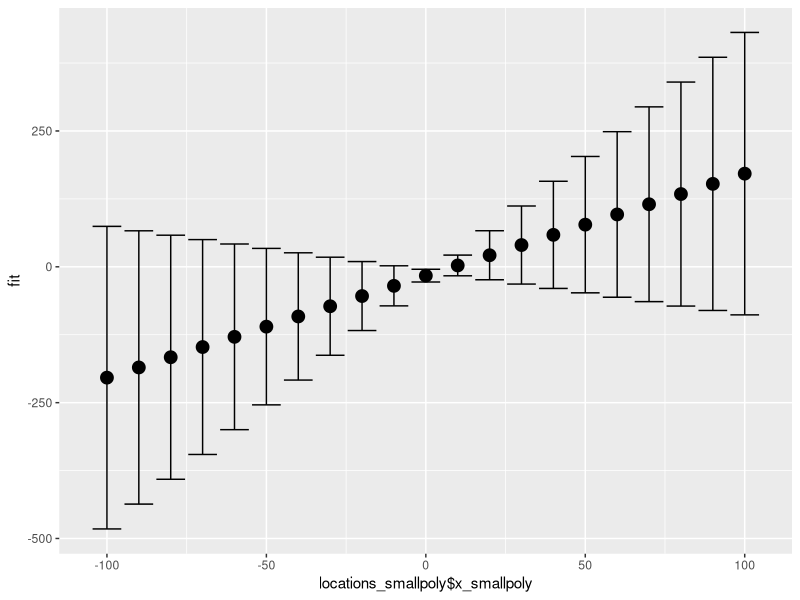
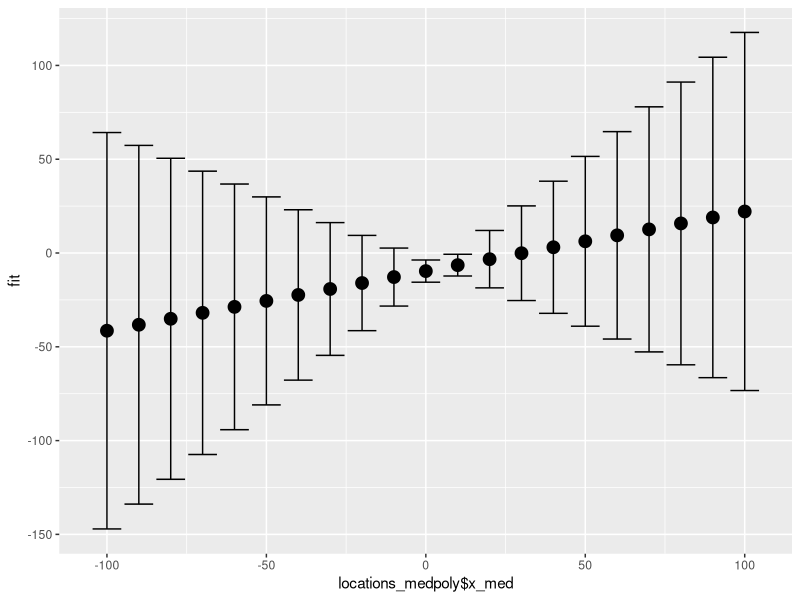
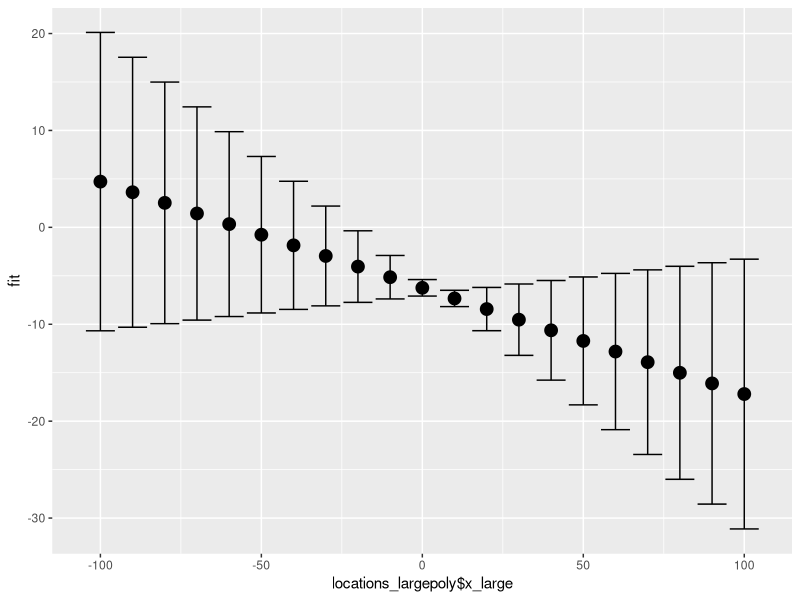
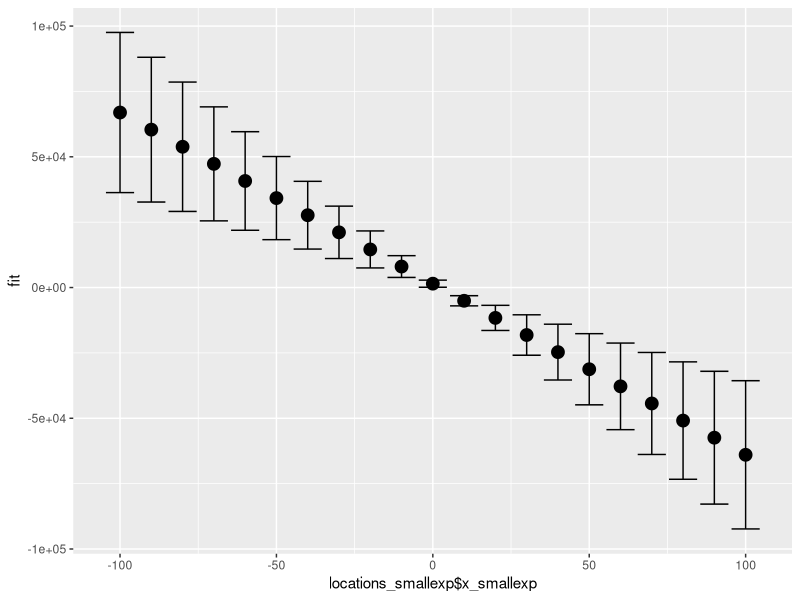
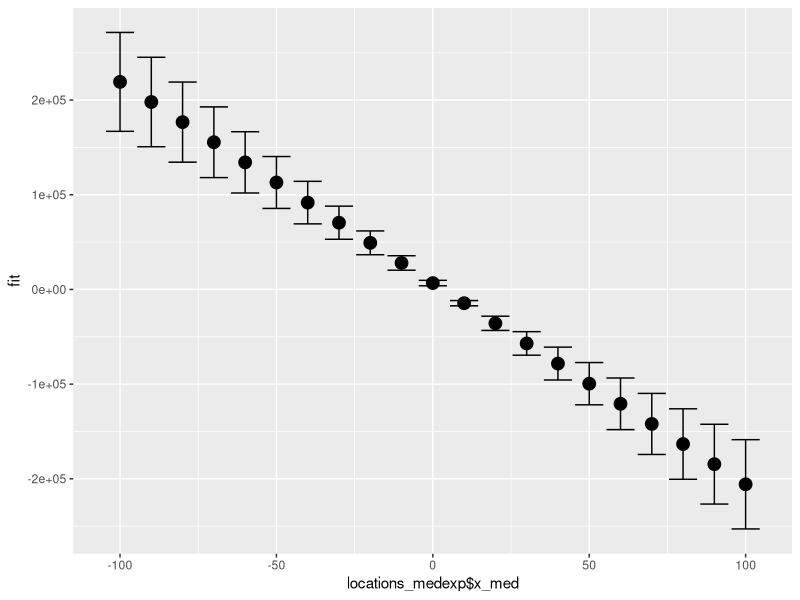
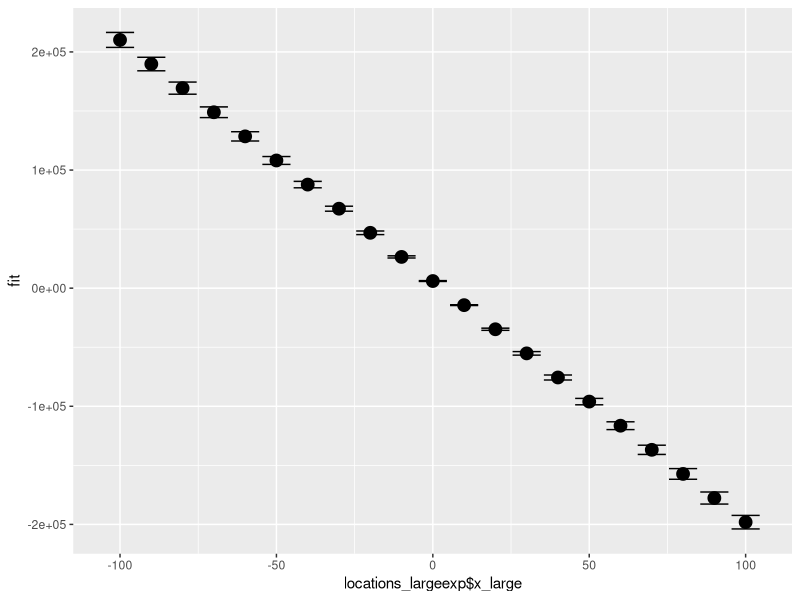
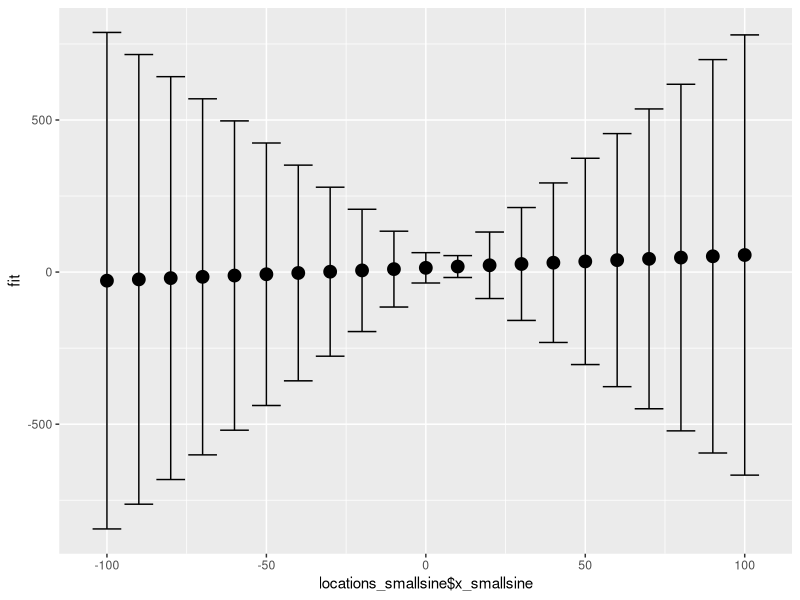
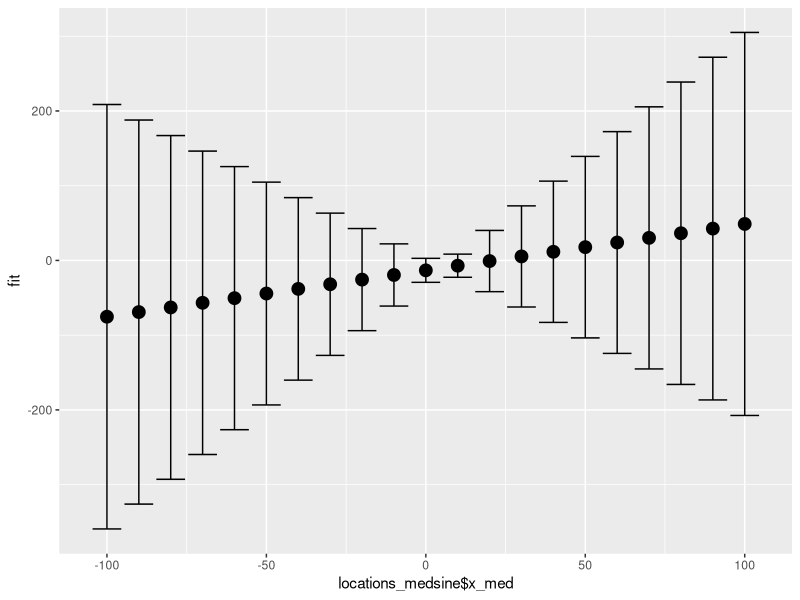

Write R code to recreate these figures, in order.
## ---- chunk 1
knitr::opts_chunk$set(echo = TRUE)
## ---- chunk 2
require(ggplot2)
## ---- chunk 3
check_violations <- function(sample_size, orig_new_obsv, violation_name, violation_func, sigma_sq, orig_x) {
    
    if (violation_name == "None") {
      x <- orig_x
      new_obsv <- orig_new_obsv
      eps <- rnorm(sample_size, mean = 0, sd = sqrt(sigma_sq))
      return(list(x,new_obsv,eps))
    }
    if (violation_name == "Nonlinear relationship") {
      x <- violation_func(orig_x)
      new_obsv <- violation_func(orig_new_obsv)
      eps <- rnorm(sample_size, mean = 0, sd = sqrt(sigma_sq))
      return(list(x,new_obsv,eps))
    }
    if (violation_name == "Non-normal errors") {
      if (violation_func == "Gamma") {
        x <- orig_x
        new_obsv <- orig_new_obsv
        eps_alpha <- 2
        eps_beta <- 1/4
        eps <- (rgamma(sample_size, shape = eps_alpha, scale = eps_beta) - eps_alpha * eps_beta) * 2
        return(list(x,new_obsv,eps))
      }
      if (violation_func == "Poisson") {
        x <- orig_x
        new_obsv <- orig_new_obsv
        lambda <- 4
        eps <- (rpois(sample_size, lambda) - lambda) * 2
        return(list(x,new_obsv,eps))
      }
    }
    if (violation_name == "Heterogeneous variances"){
      x <- orig_x
      new_obsv <- orig_new_obsv
      eps <- rnorm(sample_size, mean = 0, sd = violation_func(x))
      return(list(x,new_obsv,eps))
  }
}


# function that will run simulations, violating a specific assumption
run_simulations <- function(num_runs, sample_size, num_new_obsv, violation, violation_func, parameters, sigma_sq) {
  
  sim_results <- data.frame(bad_prediction_rate = 0,
                            bad_b0_rate = 0, 
                            bad_b1_rate = 0, 
                            average_mse = 0, 
                            insignificant_b0_rate = 0, 
                            insignificant_b1_rate = 0)

  b0 <- parameters[1]
  b1 <- parameters[2]
  
  for (i in 1:num_runs) {
    x <- runif(sample_size, 0, 10)
    new_obsv <- runif(num_new_obsv, 0, 10)
    
    violated_data <- check_violations(sample_size, new_obsv, violation, violation_func, sigma_sq, x)
    violated_x <- violated_data[[1]]
    violated_new_obsv <- violated_data[[2]]
    eps <- violated_data[[3]]
    
    y <- b0 + b1 * violated_x + eps
    exp_val_y <- b0 + b1 * violated_new_obsv
    
    # fit a linear model using the simulated data
    my_lm <- lm(y ~ x)
    
    # predict y for new values of x using the fitted linear model
    y_hat_ci <- predict(my_lm, newdata = data.frame(x = new_obsv), interval = "confidence")
    # check whether the confidence interval actually captures the expected value of y from the true model
    bad_predictions <- num_new_obsv - sum((exp_val_y >= y_hat_ci[,2]) & (exp_val_y <= y_hat_ci[,3]))
    sim_results$bad_prediction_rate <- sim_results$bad_prediction_rate + bad_predictions
    
    # get confidence iterval for beta hat
    beta_ci <- confint(my_lm)
    # check whether the true value for the betas is caputured in the confidence interval
    good_betas <- ((parameters >= beta_ci[,1]) & (parameters <= beta_ci[,2]))
    if (good_betas[1] == FALSE) sim_results$bad_b0_rate <- sim_results$bad_b0_rate + 1
    if (good_betas[2] == FALSE) sim_results$bad_b1_rate <- sim_results$bad_b1_rate + 1
    
    # add the mse to the sum of MSE for all runs (to be averaged at the end)
    sim_results$average_mse <- sim_results$average_mse + (anova(my_lm)$'Mean Sq'[2])
    
    
    # check which beta_hats are significant based on the p-values
    p_vals <- summary(my_lm)$coeff[,4]
    if (p_vals[1] > .05) sim_results$insignificant_b0_rate <- sim_results$insignificant_b0_rate + 1
    if (p_vals[2] > .05) sim_results$insignificant_b1_rate <- sim_results$insignificant_b1_rate + 1
  }
  sim_results$bad_prediction_rate <- sim_results$bad_prediction_rate/(num_new_obsv*num_runs)
  sim_results[,2:6] <- sim_results[,2:6]/num_runs

  return(sim_results)
  
}
## ---- chunk 4
#part e, name the normal func & nonnormal func & randomly call it
my.simulation <- function(n, b0, b1){
  choices.simulation <- c("normal", "nonnormal")
  random.choice <- sample(choices.simulation, 1)
  if (random.choice == "normal"){
    return(normal_func)
  }
  else{
    return(nonnormal_func)
  }
}
## ---- chunk 5
set.seed(1)
# Sample code to get started
n_small <- 20
n_med <- 100
n_large <- 5000
locations <- c(-10:10)*10
## ---- chunk 6
num_runs <- 100
num_new_obsv <- 20
parameters <- c(10,2)
sigma_sq <- 4
## ---- chunk 7
poly_func <- function(x) (x-5)^2
poly_small_results <- run_simulations(num_runs,
                                      n_small, 
                                      num_new_obsv, 
                                      violation = "Nonlinear relationship", 
                                      violation_func = poly_func, 
                                      parameters, 
                                      sigma_sq)

poly_med_results <-run_simulations(num_runs,
                                   n_med, 
                                   num_new_obsv, 
                                   violation =  "Nonlinear relationship", 
                                   violation_func = poly_func, 
                                   parameters, 
                                   sigma_sq)

poly_large_results <-run_simulations(num_runs, 
                                     n_large, 
                                     num_new_obsv, 
                                     violation =  "Nonlinear relationship", 
                                     violation_func = poly_func, 
                                     parameters, 
                                     sigma_sq)
polynomial_results <- rbind(small_samp = poly_small_results, 
                            med_samp = poly_med_results, 
                            large_samp = poly_large_results)
polynomial_results
## ---- chunk 8
exp_small_results <- run_simulations(num_runs,
                                     n_small, 
                                     num_new_obsv, 
                                     violation =  "Nonlinear relationship", 
                                     violation_func = exp, 
                                     parameters, 
                                     sigma_sq)

exp_med_results <-run_simulations(num_runs, 
                                  n_med, 
                                  num_new_obsv, 
                                  violation =  "Nonlinear relationship",
                                  violation_func = exp, 
                                  parameters, 
                                  sigma_sq)

exp_large_results <-run_simulations(num_runs,
                                    n_large, 
                                    num_new_obsv, 
                                    violation =  "Nonlinear relationship", 
                                    violation_func = exp, 
                                    parameters, 
                                    sigma_sq)

exponential_results <- rbind(small_samp = exp_small_results,
                             med_samp = exp_med_results, 
                             large_samp = exp_large_results)
exponential_results
## ---- chunk 9
sin_small_results <- run_simulations(num_runs, 
                                     n_small, 
                                     num_new_obsv, 
                                     violation =  "Nonlinear relationship", 
                                     violation_func = sin, 
                                     parameters, 
                                     sigma_sq)

sin_med_results <- run_simulations(num_runs, 
                                   n_med, 
                                   num_new_obsv, 
                                   violation =  "Nonlinear relationship", 
                                   violation_func = sin, 
                                   parameters, 
                                   sigma_sq)

sin_large_results <- run_simulations(num_runs, 
                                     n_large, 
                                     num_new_obsv, 
                                     violation =  "Nonlinear relationship", 
                                     violation_func = sin, 
                                     parameters, 
                                     sigma_sq)

sinusoidal_results <- rbind(small_samp = sin_small_results, 
                            med_samp = sin_med_results, 
                            large_samp = sin_large_results)
sinusoidal_results
## ---- chunk 10
log_small_results <- run_simulations(num_runs, 
                                     n_small, 
                                     num_new_obsv, 
                                     violation =  "Nonlinear relationship", 
                                     violation_func = log,
                                     parameters, 
                                     sigma_sq)

log_med_results <- run_simulations(num_runs, 
                                   n_med, 
                                   num_new_obsv, 
                                   violation =  "Nonlinear relationship", 
                                   violation_func = log, 
                                   parameters, 
                                   sigma_sq)

log_large_results <- run_simulations(num_runs, 
                                     n_large, 
                                     num_new_obsv, 
                                     violation =  "Nonlinear relationship", 
                                     violation_func = log, 
                                     parameters, 
                                     sigma_sq)

logarithmic_results <- rbind(small_samp = log_small_results, 
                             med_samp = log_med_results, 
                             large_samp = log_large_results)
logarithmic_results
## ---- chunk 11
# TODO: randomize these for part e
b0 <- 10
b1 <- 2

# small sample size
x_smallpoly <- runif(n_small, 0, 10)
eps_smallpoly <- 3 * rnorm(n_small)
y_smallpoly <- b0 - b1 * (x_smallpoly - 5)^2 + eps_smallpoly


# med sample size
x_medpoly <- runif(n_med, 0, 10)
eps_medpoly <- 3 * rnorm(n_med)
y_medpoly <- b0 - b1 * (x_medpoly - 5)^2 + eps_medpoly

# lrg sample size
x_largepoly <- runif(n_large, 0, 10)
eps_largepoly <- 3 *rnorm(n_large)
y_largepoly <- b0 - b1 * (x_largepoly - 5)^2 + eps_largepoly

y_test <- b0 + b1 *x_largepoly + eps_largepoly
lm_test <- lm(y_test ~ x_largepoly)
anova(lm_test)
# part c, for each simulation:
# predict y-hat at several different locations using a confidence interval
locations_smallpoly <- data.frame(x_smallpoly = locations)

lm_smallpoly <- lm(y_smallpoly ~ x_smallpoly)
yhat_smallpoly <- predict.lm(lm_smallpoly, newdata=locations_smallpoly, interval="confidence") # predict y_hat
(yhat_smallpoly)
summary(lm_smallpoly)$coef  # model coefficients
(confint(lm_smallpoly))
(anova(lm_smallpoly)$'Mean Sq'[2]) # MSE
(summary(lm_smallpoly)$coeff[,4]) # p-vals of our coeffs
## ---- chunk 12
locations_medpoly <- data.frame(x_medpoly = locations)
lm_medpoly <- lm(y_medpoly ~ x_medpoly)
yhat_medpoly <- predict.lm(lm_medpoly, newdata=locations_medpoly, interval="confidence")
(yhat_medpoly)
summary(lm_medpoly)$coef
(confint(lm_medpoly))
(anova(lm_medpoly)$'Mean Sq'[2])
(summary(lm_medpoly)$coeff[,4])
## ---- chunk 13
locations_largepoly <- data.frame(x_largepoly = locations)
lm_largepoly <- lm(y_largepoly ~ x_largepoly)
yhat_largepoly <- predict.lm(lm_largepoly, newdata=locations_largepoly, interval="confidence")
## ---- chunk 14
summary(lm_largepoly)$coef
(confint(lm_largepoly))
(anova(lm_largepoly)$'Mean Sq'[2])
(summary(lm_largepoly)$coeff[,4])
## ---- chunk 15
yhat_smallpoly <- data.frame(yhat_smallpoly)

ggplot(yhat_smallpoly, aes(x =locations_smallpoly$x_smallpoly, y = fit)) +
  geom_point(size = 4) +
  geom_errorbar(aes(ymax = yhat_smallpoly$upr, ymin = yhat_smallpoly$lwr))


yhat_medpoly <- data.frame(yhat_medpoly)

ggplot(yhat_medpoly, aes(x =locations_medpoly$x_med, y = fit)) +
  geom_point(size = 4) +
  geom_errorbar(aes(ymax = yhat_medpoly$upr, ymin = yhat_medpoly$lwr))


yhat_largepoly <- data.frame(yhat_largepoly)

ggplot(yhat_largepoly, aes(x =locations_largepoly$x_large, y = fit)) +
  geom_point(size = 4) +
  geom_errorbar(aes(ymax = yhat_largepoly$upr, ymin = yhat_largepoly$lwr))
## ---- chunk 16
# TODO: randomize these for part e
b0 <- 10
b1 <- 2

# small sample size
x_smallexp <- runif(n_small, 0, 10)
eps_smallexp <- 3 * rnorm(n_small)
y_smallexp <- b0 - b1 * exp(x_smallexp) + eps_smallexp


# med sample size
x_medexp <- runif(n_med, 0, 10)
eps_medexp <- 3 * rnorm(n_med)
y_medexp <- b0 - b1 * exp(x_medexp) + eps_medexp

# lrg sample size
x_largeexp <- runif(n_large, 0, 10)
eps_largeexp <- 3 * rnorm(n_large)
y_largeexp <- b0 - b1 * exp(x_largeexp) + eps_largeexp

# part c, for each simulation:
# predict y-hat at several different locations using a confidence interval.
locations_smallexp <- data.frame(x_smallexp = locations)

lm_smallexp <- lm(y_smallexp ~ x_smallexp)
yhat_smallexp <- predict.lm(lm_smallexp, newdata=locations_smallexp, interval="confidence") # predict y_hat

summary(lm_smallexp)$coef  # model coefficients
(confint(lm_smallexp))
(anova(lm_smallexp)$'Mean Sq'[2]) # MSE
(summary(lm_smallexp)$coeff[,4])  # p-vals of our coeffs
## ---- chunk 17
locations_medexp <- data.frame(x_medexp = locations)
lm_medexp <- lm(y_medexp ~ x_medexp)
yhat_medexp <- predict.lm(lm_medexp, newdata=locations_medexp, interval="confidence")
(yhat_medexp)
summary(lm_medexp)$coef
(confint(lm_medexp))
(anova(lm_medexp)$'Mean Sq'[2])
(summary(lm_medexp)$coeff[,4])
## ---- chunk 18
locations_largeexp <- data.frame(x_largeexp = locations)
lm_largeexp <- lm(y_largeexp ~ x_largeexp)
yhat_largeexp <- predict.lm(lm_largeexp, newdata=locations_largeexp, interval="confidence")
## ---- chunk 19
summary(lm_largeexp)$coef
(confint(lm_largeexp))
(anova(lm_largeexp)$'Mean Sq'[2])
(summary(lm_largeexp)$coeff[,4])
## ---- chunk 20
yhat_smallexp <- data.frame(yhat_smallexp)

ggplot(yhat_smallexp, aes(x =locations_smallexp$x_smallexp, y = fit)) +
  geom_point(size = 4) +
  geom_errorbar(aes(ymax = yhat_smallexp$upr, ymin = yhat_smallexp$lwr))


yhat_medexp <- data.frame(yhat_medexp)

ggplot(yhat_medexp, aes(x =locations_medexp$x_med, y = fit)) +
  geom_point(size = 4) +
  geom_errorbar(aes(ymax = yhat_medexp$upr, ymin = yhat_medexp$lwr))


yhat_largeexp <- data.frame(yhat_largeexp)

ggplot(yhat_largeexp, aes(x =locations_largeexp$x_large, y = fit)) +
  geom_point(size = 4) +
  geom_errorbar(aes(ymax = yhat_largeexp$upr, ymin = yhat_largeexp$lwr))
## ---- chunk 21
# TODO: randomize these for part e
b0 <- 0
b1 <- 20*pi

# small sample size
x_smallsine <- runif(n_small, 0, 10)
eps_smallsine <- 3 * rnorm(n_small)
y_smallsine <- b0 + b1 * sin(x_smallsine) + eps_smallsine


# med sample size
x_medsine <- runif(n_med, 0, 10)
eps_medsine <- 3 * rnorm(n_med)
y_medsine <- b0 - b1 * sin(x_medsine) + eps_medsine

# lrg sample size
x_largesine <- runif(n_large, 0, 10)
eps_largesine <- 3 * rnorm(n_large)
y_largesine <- b0 - b1 * sin(x_largesine) + eps_largesine

# part c, for each simulation:
# predict y-hat at several different locations using a confidence interval.
locations_smallsine <- data.frame(x_smallsine = locations)

lm_smallsine <- lm(y_smallsine ~ x_smallsine)
yhat_smallsine <- predict.lm(lm_smallsine, newdata=locations_smallsine, interval="confidence") # predict y_hat

summary(lm_smallsine)$coef  # model coefficients
(confint(lm_smallsine))
(anova(lm_smallsine)$'Mean Sq'[2]) # MSE
(summary(lm_smallsine)$coeff[,4])  # p-vals of our coeffs
## ---- chunk 22
locations_medsine <- data.frame(x_medsine = locations)
lm_medsine <- lm(y_medsine ~ x_medsine)
yhat_medsine <- predict.lm(lm_medsine, newdata=locations_medsine, interval="confidence")
(yhat_medsine)
summary(lm_medsine)$coef
(confint(lm_medsine))
(anova(lm_medsine)$'Mean Sq'[2])
(summary(lm_medsine)$coeff[,4])
## ---- chunk 23
locations_largesine <- data.frame(x_largesine = locations)
lm_largesine <- lm(y_largesine ~ x_largesine)
yhat_largesine <- predict.lm(lm_largesine, newdata=locations_largesine, interval="confidence")
## ---- chunk 24
summary(lm_largesine)$coef
(confint(lm_largesine))
(anova(lm_largesine)$'Mean Sq'[2])
(summary(lm_largesine)$coeff[,4])
## ---- chunk 25
yhat_smallsine <- data.frame(yhat_smallsine)

ggplot(yhat_smallsine, aes(x =locations_smallsine$x_smallsine, y = fit)) +
  geom_point(size = 4) +
  geom_errorbar(aes(ymax = yhat_smallsine$upr, ymin = yhat_smallsine$lwr))


yhat_medsine <- data.frame(yhat_medsine)

ggplot(yhat_medsine, aes(x =locations_medsine$x_med, y = fit)) +
  geom_point(size = 4) +
  geom_errorbar(aes(ymax = yhat_medsine$upr, ymin = yhat_medsine$lwr))


yhat_largesine <- data.frame(yhat_largesine)

ggplot(yhat_largesine, aes(x =locations_largesine$x_large, y = fit)) +
  geom_point(size = 4) +
  geom_errorbar(aes(ymax = yhat_largesine$upr, ymin = yhat_largesine$lwr))
## ---- chunk 26
gamma_small_results <- run_simulations(num_runs, 
                                     n_small, 
                                     num_new_obsv, 
                                     violation =  "Non-normal errors", 
                                     violation_func = "Gamma",
                                     parameters, 
                                     sigma_sq)

gamma_med_results <- run_simulations(num_runs, 
                                   n_med, 
                                   num_new_obsv, 
                                   violation =  "Non-normal errors", 
                                   violation_func = "Gamma", 
                                   parameters, 
                                   sigma_sq)

gamma_large_results <- run_simulations(num_runs, 
                                     n_large, 
                                     num_new_obsv, 
                                     violation =  "Non-normal errors", 
                                     violation_func = "Gamma", 
                                     parameters, 
                                     sigma_sq)

gamma_results <- rbind(small_samp = gamma_small_results, 
                             med_samp = gamma_med_results, 
                             large_samp = gamma_large_results)
gamma_results
## ---- chunk 27
# Sample code to get started
n <- n_large


# TODO randomize this for part e
b0 <- 10
b1 <- 2
eps_alpha <- 2
eps_beta <- 1/4


x <- runif(n, 0, 10)
eps <- (rgamma(n, eps_alpha, 1/eps_beta) - eps_alpha * eps_beta) * 2
y <- b0 - b1 * x + eps

# hist(eps)
var(eps)
mean(eps)

## ---- chunk 28
poisson_small_results <- run_simulations(num_runs, 
                                     n_small, 
                                     num_new_obsv, 
                                     violation =  "Non-normal errors", 
                                     violation_func = "Poisson",
                                     parameters, 
                                     sigma_sq)

poisson_med_results <- run_simulations(num_runs, 
                                   n_med, 
                                   num_new_obsv, 
                                   violation =  "Non-normal errors", 
                                   violation_func = "Poisson", 
                                   parameters, 
                                   sigma_sq)

poisson_large_results <- run_simulations(num_runs, 
                                     n_large, 
                                     num_new_obsv, 
                                     violation =  "Non-normal errors", 
                                     violation_func = "Poisson", 
                                     parameters, 
                                     sigma_sq)

poisson_results <- rbind(small_samp = poisson_small_results, 
                             med_samp = poisson_med_results, 
                             large_samp = poisson_large_results)
poisson_results
## ---- chunk 29
#rpois()
## ---- chunk 30
# Sample code to get started
n <- 200
b0 <- 10
b1 <- 10

x <- runif(n, 0, 10)
eps <- rnorm(n, sd = 0.5 * x^2)
y <- b0 + b1 * x + eps

## ---- chunk 31
hetero_var_small_results <- run_simulations(num_runs,
                                     n_small, 
                                     num_new_obsv, 
                                     violation =  "Heterogeneous variances", 
                                     violation_func = poly_func, 
                                     parameters, 
                                     sigma_sq)

hetero_var_med_results <-run_simulations(num_runs, 
                                  n_med, 
                                  num_new_obsv, 
                                  violation =  "Heterogeneous variances",
                                  violation_func = poly_func, 
                                  parameters, 
                                  sigma_sq)

hetero_var_large_results <-run_simulations(num_runs,
                                    n_large, 
                                    num_new_obsv, 
                                    violation =  "Heterogeneous variances", 
                                    violation_func = poly_func, 
                                    parameters, 
                                    sigma_sq)

hetero_var_results <- rbind(small_samp = hetero_var_small_results,
                             med_samp = hetero_var_med_results, 
                             large_samp = hetero_var_large_results)
hetero_var_results
## ---- chunk 32
# Sample code to get started
n <- 200
b0 <- 10
b1 <- 10
rho <- 0.9
sigma <- 2

x <- runif(n, 0, 10)

eps <- arima.sim(model = list(ar = rho), n = n)

y <- b0 + b1 * x + eps

# OR...

eps <- rep(0, n)
e.ind <- rnorm(n, mean = 0, sd = (sigma / sqrt(1-rho^2)))
eps[1] <- e.ind[1]
for (i in 2:n) {
  eps[i] <- rho * eps[i-1] + e.ind[i]
}

y <- b0 + b1 * x + eps
## ---- chunk 33
n <- 20
b0 <- 10
b1 <- 3
b2 <- 7

simga <- 2

x1 <- runif(n, 0, 10)
x2 <- x1 + rnorm(n)
cor(x1, x2)


eps <- rnorm(n, sd = sigma)
y <- b0 + b1 * x1 + b2 * x2 + eps





# B <- 100
# many.sims.multicollinearity <- sapply(1:B, function(i) {
#     # x <- rnorm(100, mean = 0, sd = 1)
#     # eps <- rnorm(100, mean = 0, sd = sqrt(0.25))
#     # y <- -1 + 0.5 * x + eps
#     # simul.fit <- lm(y ~ x)
#     # beta.1 <- 0.5
#     # lower <- confint(simul.fit, "x")[1]
#     # upper <- confint(simul.fit, "x")[2]
#     # boolean <- beta.1 <= upper & beta.1 >= lower
#     #return(boolean)
# })

# proportion <- sum(many.sims.multicollinearity)/length(many.sims.multicollinearity)
# proportion

## ---- chunk 34
